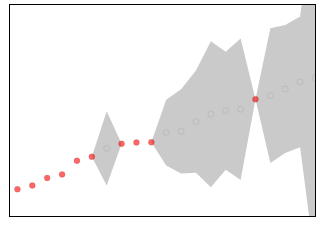

Source (notebook cell):
### Code cell
layout = copy.deepcopy(layout)
layout.update(dict(
    xaxis=dict(range=[-0.5, 20]),
    yaxis=dict(range=[-2.7, -1.8]),
    # width=400,
    # width=200,
    # width=202,
    width=200.2,

    # height=300,
    # height=220,
    height=100,
    showlegend=False,
    ))

fig = go.Figure(
    data=traces_list[2],
    layout=layout,
    )

# ##############################################################################
my_plotly_plot(
    figure=fig,
    plot_name=stoich_i + "_" + "al_main_plot_zoomed",
    write_html=True,
    write_png=True,
    png_scale=10,
    write_pdf=True,
    )

fig.layout.update(paper_bgcolor="white")
fig.show()

### Figure 1 — Plotly figure (JSON) as saved in the notebook; plotly's stock layout.template omitted (floating-point values rounded to 4 significant figures; data arrays with more than 128 entries replaced by an {"elided": "..."} marker saying what was removed)
{"data": [{"line": {"color": "grey", "width": 0.5}, "mode": "lines", "type": "scatter", "x": [6, 6], "y": [5, 6]}, {"line": {"color": "grey", "width": 0.5}, "mode": "lines", "type": "scatter", "x": [18, 18], "y": [5, 6]}, {"line": {"color": "grey", "width": 0.5}, "mode": "lines", "type": "scatter", "x": [21, 21], "y": [5, 6]}, {"line": {"color": "red", "width": 0.8}, "mode": "lines", "type": "scatter", "x": [0, 0], "y": [4.7, 6]}, {"line": {"color": "red", "width": 0.8}, "mode": "lines", "type": "scatter", "x": [1, 1], "y": [4.7, 6]}, {"line": {"color": "red", "width": 0.8}, "mode": "lines", "type": "scatter", "x": [2, 2], "y": [4.7, 6]}, {"line": {"color": "red", "width": 0.8}, "mode": "lines", "type": "scatter", "x": [3, 3], "y": [4.7, 6]}, {"line": {"color": "red", "width": 0.8}, "mode": "lines", "type": "scatter", "x": [4, 4], "y": [4.7, 6]}, {"line": {"color": "red", "width": 0.8}, "mode": "lines", "type": "scatter", "x": [5, 5], "y": [4.7, 6]}, {"line": {"color": "red", "width": 0.8}, "mode": "lines", "type": "scatter", "x": [7, 7], "y": [4.7, 6]}, {"line": {"color": "rgba(150,150,150,.8)", "width": 0}, "mode": "lines", "type": "scatter", "x": {"elided": "248 int values"}, "y": {"elided": "248 float values"}}, {"fill": "tonexty", "line": {"color": "rgba(150,150,150,.8)", "width": 0}, "mode": "lines", "type": "scatter", "x": {"elided": "248 int values"}, "y": {"elided": "248 float values"}}, {"hoverinfo": "text", "marker": {"color": {"elided": "248 str values"}, "line": {"color": {"elided": "248 str values"}, "width": {"elided": "248 float values"}}, "opacity": 1, "size": {"elided": "248 int values"}, "symbol": {"elided": "248 str values"}}, "mode": "markers", "text": {"elided": "248 str values"}, "type": "scatter", "x": {"elided": "248 int values"}, "y": {"elided": "248 float values"}}], "layout": {"font": {"color": "black", "family": "Arial"}, "height": 100, "margin": {"b": 0, "l": 10, "r": 5, "t": 5}, "paper_bgcolor": "white", "plot_bgcolor": "rgba(0, 0, 0, 0)", "showlegend": false, "width": 200.2, "xaxis": {"linecolor": "black", "linewidth": 1, "mirror": true, "range": [-0.5, 20], "showgrid": false, "showline": true, "showticklabels": false, "tickcolor": "black", "tickfont": {"size": 10.67}, "title": {"font": {"color": "black", "size": 13.33}, "text": ""}, "type": "linear", "zeroline": false}, "yaxis": {"linecolor": "black", "linewidth": 1, "mirror": true, "range": [-2.7, -1.8], "showgrid": false, "showline": true, "showticklabels": false, "tickcolor": "black", "tickfont": {"size": 10.67}, "title": {"font": {"color": "black", "size": 13.33}}, "type": "linear", "zeroline": false}}}
